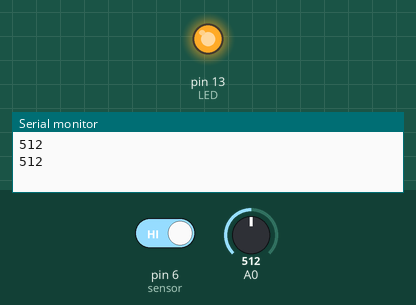
Simulated run of this sketch. Board: Arduino Uno, built with avr-gcc and run on an emulated ATmega328P. Shown: output pins drawn as LEDs (lit = HIGH), the last lines printed to the serial monitor. Dashed ring = blinking. The inputs (shaded band) are chosen by the test bench; at power-on: pin 6 (sensor) HIGH, A0 = 512.

Above: at 2.8 s.
2.9 s: pin 6 (sensor) driven LOW
At 4.0 s:
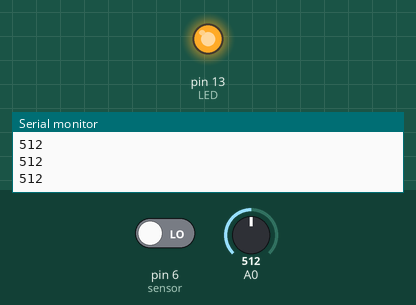
4.4 s: pin 6 (sensor) driven HIGH
At 4.9 s:
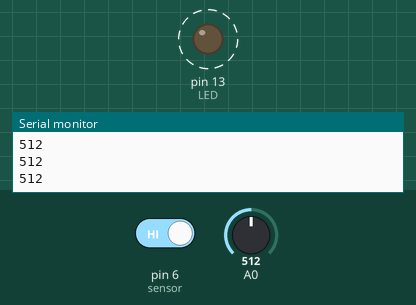
Timing chart, 0 to 14.6 s (numbered marks = the images above; inputs shaded):
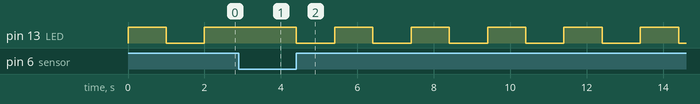

Measured:
- after the input at 2.9 s, pin 13 (LED): stays HIGH (without the input it goes to LOW after 0.10 s)
- after the input at 4.4 s, pin 13 (LED): alternates HIGH for 1.0 s and LOW for 1.0 s, starting at once

The sketch:

sonido.ino
```cpp
int LED = 13 ;
int sensor = 6 ;
bool estado = false ;

void setup()
{
  pinMode( LED, OUTPUT) ;
  pinMode( sensor , INPUT_PULLUP) ;
  digitalWrite(LED , LOW) ; // Apagamos el LED al empezar
  Serial.begin(9600);
}

void loop()
{
  bool  valor =  digitalRead(sensor) ; //leemos el estado del sensor
  if ( valor == true ) //Si está activada la salida D0
  {
    estado = ! estado ;                       // cambiamos el estado del LED
    digitalWrite(LED, estado) ;            // escribimos el nuevo valor
    delay (1000);
  }
  int Lectura = analogRead(A0) ;
  Serial.println( Lectura);
}
```
